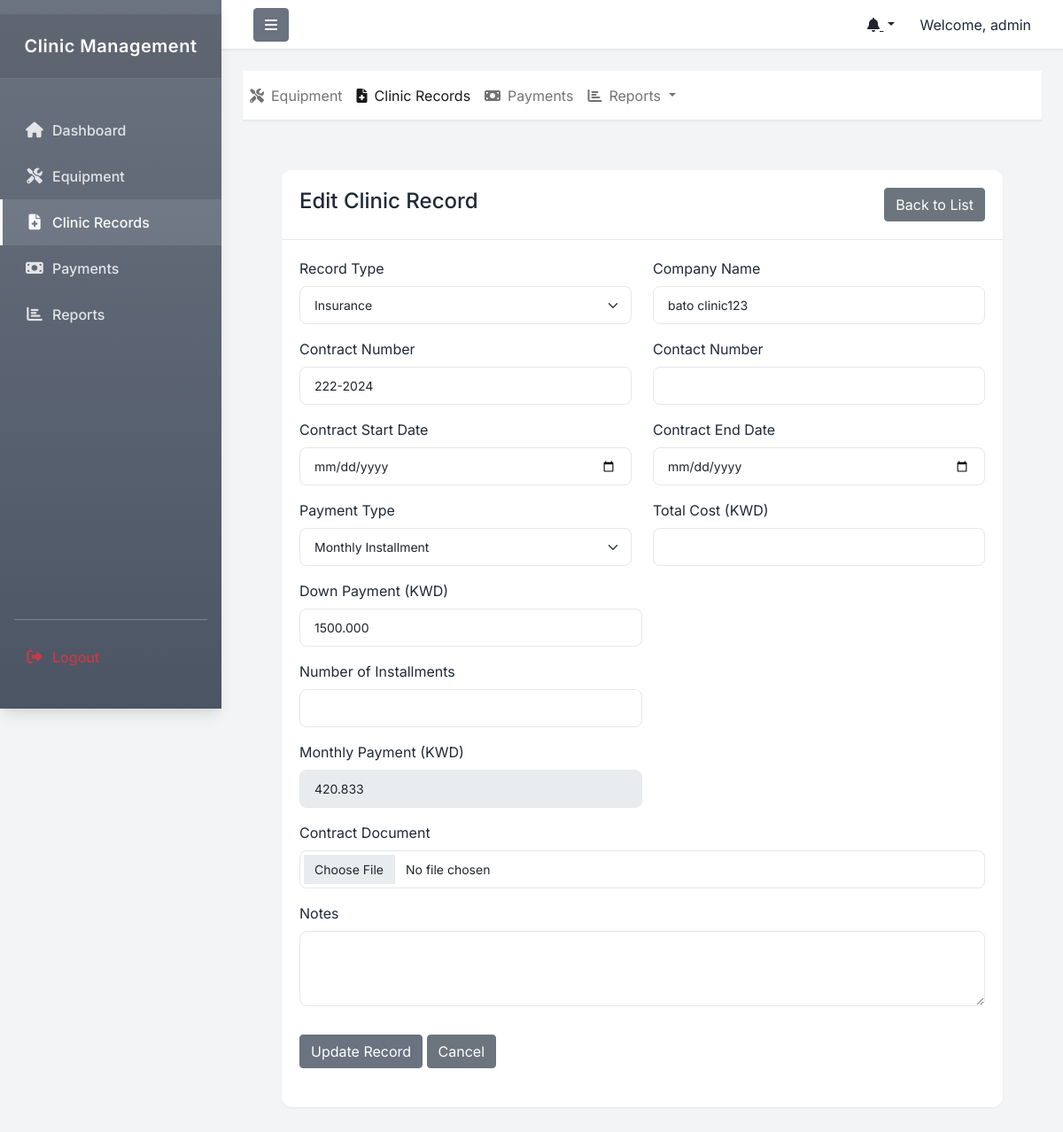
The page /edit-clinic-record.php?id=7 (signed in) on the database its author committed.
### tables this page shows
CREATE TABLE `clinic_records` (
  `id` int(11) NOT NULL,
  `record_type` enum('Rent','Insurance','Clinic License','Fire Safety') NOT NULL,
  `company_name` varchar(255) NOT NULL,
  `contract_number` varchar(100) NOT NULL,
  `contract_date` date NOT NULL,
  `expiry_date` date NOT NULL,
  `total_amount` decimal(10,3) NOT NULL,
  `payment_type` enum('one_time','installment') NOT NULL,
  `down_payment` decimal(10,3) DEFAULT NULL,
  `remaining_amount` decimal(10,3) DEFAULT NULL,
  `monthly_payment` decimal(10,3) DEFAULT NULL,
  `num_installments` int(11) DEFAULT NULL,
  `next_payment_date` date DEFAULT NULL,
  `contract_file` varchar(255) DEFAULT NULL,
  `status` enum('active','completed','terminated') DEFAULT 'active',
  `created_at` timestamp NOT NULL DEFAULT current_timestamp(),
  `updated_at` timestamp NOT NULL DEFAULT current_timestamp() ON UPDATE current_timestamp(),
  `monthly_installment` decimal(10,3) DEFAULT NULL,
  `total_cost` decimal(10,3) DEFAULT NULL,
  `start_date` date DEFAULT curdate()
);

### edit-clinic-record.php (the view, shortened to what this page needs)
<?php
include 'includes/header.php';
$id = isset($_GET['id']) ? intval($_GET['id']) : 0;
$database = Database::getInstance();
$db = $database->getConnection();
$query = "SELECT * FROM clinic_records WHERE id = ?";
$stmt = $db->prepare($query);
$stmt->execute([$id]);
$record = $stmt->fetch(PDO::FETCH_ASSOC);
?>
<div class="main-content">
    <div class="container-fluid">
        <div class="row">
            <div class="col-md-12">
                <div class="card">
                    <div class="card-header d-flex justify-content-between align-items-center">
                        <h4 class="card-title">Edit Clinic Record</h4>
                        <a href="clinic-records.php" class="btn btn-secondary">Back to List</a>
                    </div>
                    <div class="card-body">
                        <form id="editClinicRecordForm" method="POST" enctype="multipart/form-data">
                            <div class="row">
                                <div class="col-md-6 mb-3">
                                    <label class="form-label">Record Type</label>
                                    <select name="record_type" class="form-select" required>
                                        <?php
                                        $types = ['Rent', 'Insurance', 'Clinic License', 'Fire Safety'];
                                        foreach ($types as $type) {
                                            $selected = ($type === $record['record_type']) ? 'selected' : '';
                                            echo "<option value=\"$type\" $selected>$type</option>";
                                        }
                                        ?>
                                    </select>
                                </div>
                                <div class="col-md-6 mb-3">
                                    <label class="form-label">Company Name</label>
                                    <input type="text" name="company_name" class="form-control" required value="<?php echo htmlspecialchars($record['company_name']); ?>">
                                </div>
                                <div class="col-md-6 mb-3">
                                    <label class="form-label">Contract Number</label>
                                    <input type="text" name="contract_number" class="form-control" required value="<?php echo htmlspecialchars($record['contract_number']); ?>">
                                </div>
                                <div class="col-md-6 mb-3">
                                    <label class="form-label">Contact Number</label>
                                    <input type="text" name="contact_number" class="form-control" required value="<?php echo htmlspecialchars($record['contact_number']); ?>">
                                </div>
                                <div class="col-md-6 mb-3">
                                    <label class="form-label">Contract Start Date</label>
                                    <input type="date" name="contract_start_date" class="form-control" required value="<?php echo $record['contract_start_date']; ?>">
                                </div>
                                <div class="col-md-6 mb-3">
                                    <label class="form-label">Contract End Date</label>
                                    <input type="date" name="contract_end_date" class="form-control" required value="<?php echo $record['contract_end_date']; ?>">
                                </div>
                                <div class="col-md-6 mb-3">
                                    <label class="form-label">Payment Type</label>
                                    <select name="payment_type" class="form-select" required onchange="toggleInstallmentFields()">
                                        <option value="installment" <?php echo $record['payment_type'] === 'installment' ? 'selected' : ''; ?>>Monthly Installment</option>
                                    </select>
                                </div>
                                <div class="col-md-6 mb-3">
                                    <label class="form-label">Total Cost (KWD)</label>
                                    <input type="number" name="total_cost" class="form-control" step="0.001" required value="<?php echo $record['total_cost']; ?>" onchange="calculateInstallment()">
                                </div>
                                <div id="installmentFields" style="display:<?php echo $record['payment_type'] === 'installment' ? 'block' : 'none'; ?>">
                                    <div class="col-md-6 mb-3">
                                        <label class="form-label">Down Payment (KWD)</label>
                                        <input type="number" name="down_payment" class="form-control" step="0.001" value="<?php echo $record['down_payment']; ?>" onchange="calculateInstallment()">
                                    </div>
                                    <div class="col-md-6 mb-3">
                                        <label class="form-label">Number of Installments</label>
                                        <input type="number" name="number_of_installments" class="form-control" min="1" max="12" value="<?php echo $record['number_of_installments']; ?>" onchange="calculateInstallment()">
                                    </div>
                                    <div class="col-md-6 mb-3">
                                        <label class="form-label">Monthly Payment (KWD)</label>
                                        <input type="number" name="monthly_payment" class="form-control" step="0.001" readonly value="<?php echo $record['monthly_payment']; ?>">
                                    </div>
                                </div>
                                <div class="col-md-12 mb-3">
                                    <label class="form-label">Contract Document</label>
                                    <input type="file" name="contract_document" class="form-control" accept=".pdf,.doc,.docx">
                                </div>
                                <div class="col-md-12 mb-3">
                                    <label class="form-label">Notes</label>
                                    <textarea name="notes" class="form-control" rows="3"><?php echo htmlspecialchars($record['notes']); ?></textarea>
                                </div>
                            </div>
                            <div class="mt-3">
                                <button type="submit" class="btn btn-primary">Update Record</button>
                                <a href="clinic-records.php" class="btn btn-secondary">Cancel</a>
                            </div>
                        </form>
                    </div>
                </div>
            </div>
        </div>
    </div>
</div>
<?php include 'includes/footer.php'; ?>

### assets/css/style.css (style rules this page uses)
:root { --sidebar-width: 250px; --header-height: 60px; --navbar-height: 56px; --primary-color: #6B7280; --secondary-color: #4B5563; --success-color: #059669; --warning-color: #D97706; --danger-color: #DC2626; --info-color: #3B82F6; --text-color: #1F2937; --text-muted: #6B7280; --light-text: #F9FAFB; --border-color: #E5E7EB; --hover-color: #374151; --bg-primary: #ffffff; --bg-secondary: #F3F4F6; --shadow-sm: 0 1px 2px 0 rgba(0, 0, 0, 0.05); --shadow-md: 0 4px 6px -1px rgba(0, 0, 0, 0.1), 0 2px 4px -1px rgba(0, 0, 0, 0.06); --shadow-lg: 0 10px 15px -3px rgba(0, 0, 0, 0.1), 0 4px 6px -2px rgba(0, 0, 0, 0.05); --transition: all 0.3s ease; }
html, body { height: 100%; margin: 0; }
body { background-color: var(--bg-secondary); font-family: 'Inter', -apple-system, BlinkMacSystemFont, 'Segoe UI', Roboto, Oxygen, Ubuntu, sans-serif; color: var(--text-color); line-height: 1.5; overflow-x: hidden; }
.main-content { flex: 1; padding: 2rem; overflow-y: auto; }
.card { background: var(--bg-primary); border: none; border-radius: 0.75rem; box-shadow: var(--shadow-sm); transition: var(--transition); height: 100%; margin-bottom: 1.5rem; }
.card-header { background: var(--bg-primary); border-bottom: 1px solid var(--border-color); padding: 1.25rem; font-weight: 600; border-radius: 0.75rem 0.75rem 0 0 !important; }
.card-body { padding: 1.25rem; }
.btn-primary { background-color: var(--primary-color); border-color: var(--primary-color); }
.form-control, .form-select { border: 1px solid var(--border-color); border-radius: 0.5rem; padding: 0.625rem 1rem; font-size: 0.875rem; transition: var(--transition); }

### rows shown on the page
clinic_records: company_name "bato clinic123", contract_number "222-2024", payment_type "Monthly Installment", down_payment "1500.000", monthly_payment "420.833"

### other values the page prints
$_SESSION['username'] "admin"
form field record_type "Insurance"
